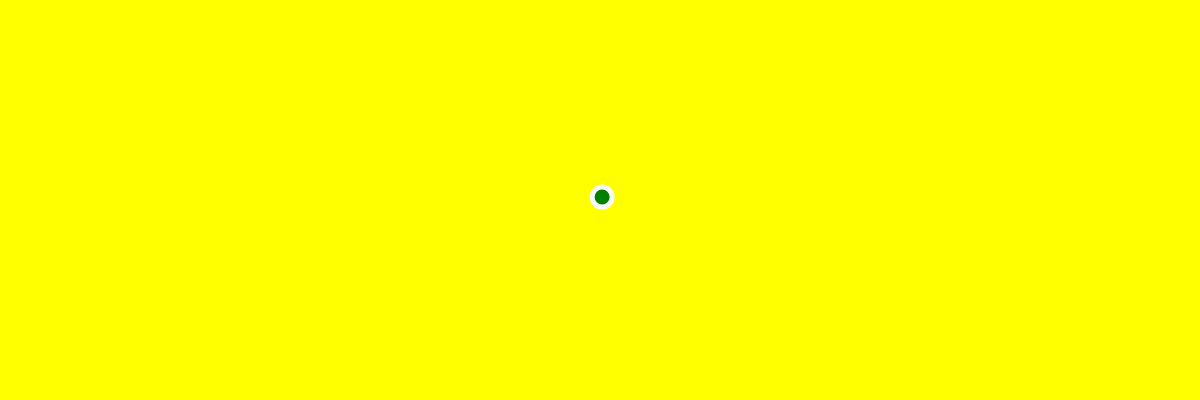
Frame 1 (no input)
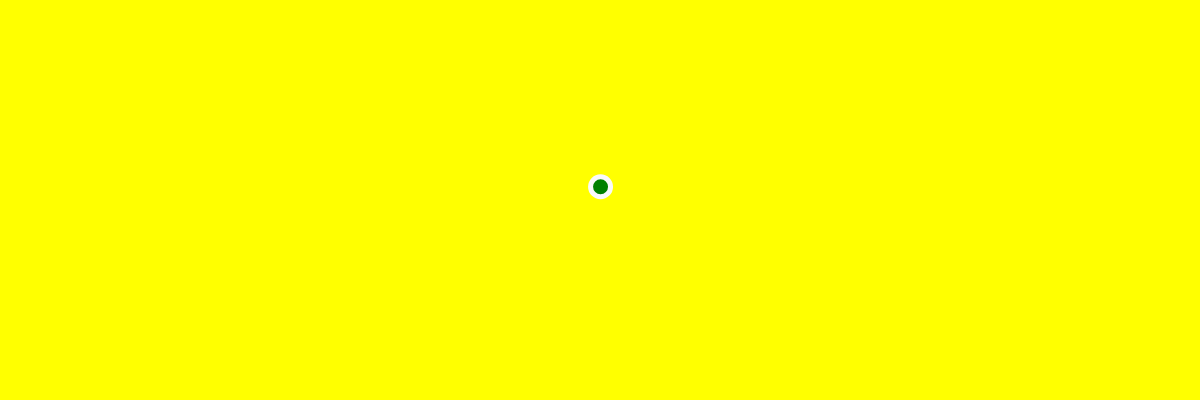
Frame 60 (no input)
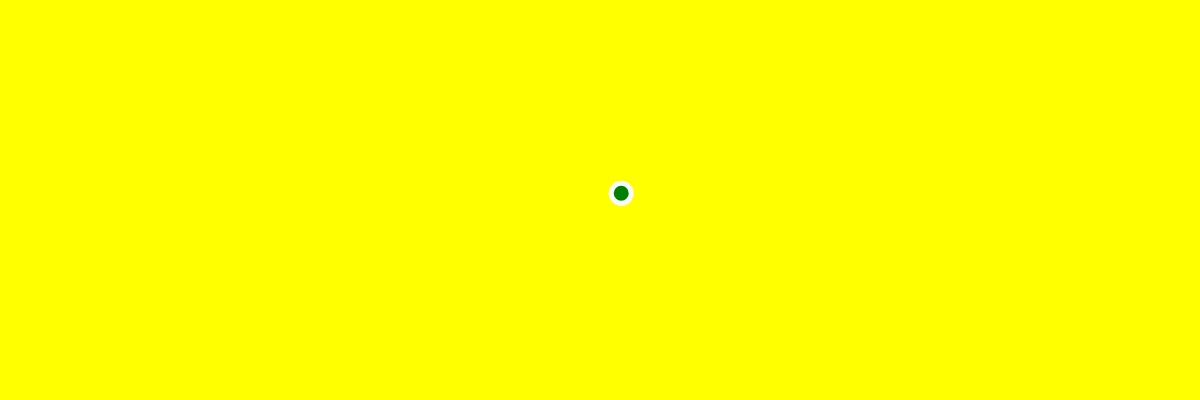
Frame 120 (the mouse pressed at the canvas centre since frame 60)

The p5.js sketch that drew these frames (run headless with seeded random() and noise() and a simulated clock; from frame 60 on, the mouse is pressed at the canvas centre):

// p5.js sketch
// ── sketch.js
let bubbles = [];

function setup () {
  createCanvas(windowWidth, 400);
  let b = new Bubble(width/2, height/2, 10);
  bubbles.push(b);
}

function mouseDragged() {
  let r = random(10, 50);
  let b = new Bubble(mouseX, mouseY, r);
  bubbles.push(b);
}

function draw() {
  background('yellow');
  for (let i = 0; i < bubbles.length; i++) {
    bubbles[i].move();
    bubbles[i].show();
  }
}

class Bubble {
  constructor(x, y, r) {
    this.x = x;
    this.y = y;
    this.r = r;
  }

  move() {
    this.x = this.x + random(-5, 5);
    this.y = this.y + random(-5, 5);
  }

show() {
  stroke(250);
  strokeWeight(5);
  fill('green');
  ellipse(this.x, this.y, this.r * 2);
}
}
